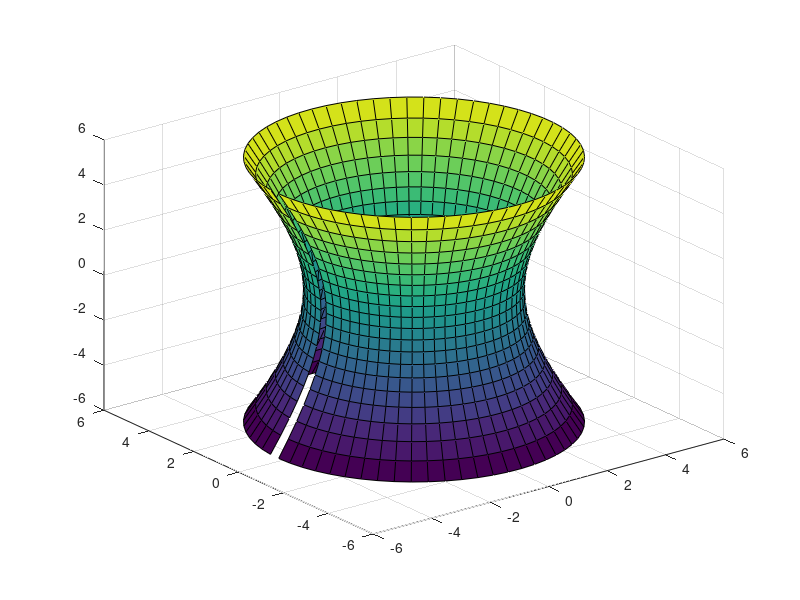

Reproduce this figure in MATLAB. (Note: this script raises an error after producing the figure.)
[x,y] = meshgrid(-5:0.01:5,-5:0.01:5);
a = 12; b = 34; c = 56; d = 78;
z = -(a*x + b*y + d)/c;
surf(x,y,z)
  
%%
[x,y] = meshgrid(-5:0.01:5,-5:0.01:5);
a = 19;
z = a.*sin(sqrt(x.^2 + y.^2))./sqrt(x.^2 + y.^2);
plot3(x,y,z)
  
%%
[x,y] = meshgrid(-5:0.01:5,-5:0.01:5);
z = -x.*sin(x) - y.*cos(y);
mesh(x,y,z)
  
%%
[x,y] = meshgrid(-5:0.01:5,-5:0.01:5);
z = a.*x.*exp(-x.^2 - y.^2);
surf(x,y,z)
  
%%
[u,v] = meshgrid(0:0.5:10,0:pi/12:2*pi);
a = 33; b = 55;
x = (a + b.*cos(v)).*cos(u);
y = (a + b.*cos(v)).*sin(u);
z = b.*sin(v);
surfc(x,y,z)
  
%%
[u,v] = meshgrid(0:pi/12:2*pi,-pi/2:pi/12:pi/2);
a = 12; b = 6;
x = a.*cos(u).*cos(v);
y = a.*sin(u).*cos(v);
z = b.*sin(v);

%%
a = -3; c = 5;
[alpha,beta] = meshgrid(-1:0.1:1,0:0.1:2*pi);
x = a*cosh(alpha).*cos(beta);
y = a*cosh(alpha).*sin(beta);
z = c*sinh(alpha);
surf(x,y,z)

%%
p = 7;
[r,beta] = meshgrid(0:1:10,0:0.1:2*pi);
x = r.*cos(v);
y = r.*sin(v);
z = r.^2./(2*p);
surf(x,y,z)

mesh(x,y,z)
  
%%
[x,y] = meshgrid(-1:0.01:1,-1:0.01:1);
a = pi;
r = sqrt(x.^2 + y.^2);
z = ((2.*besselj(1,a.*r)./r)).^2;
mesh(x,y,z)
